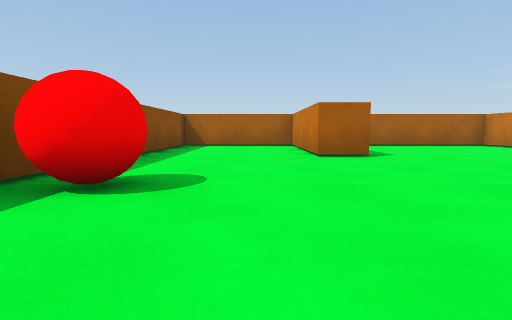
[1] (above)

21 first-person views from a walk through a scene from a Unity 3-D project. The camera is 0.51 m above the floor, tilts 6° down and sees 85° across. The floor is counted in squares, 1 m on a side. Each view is taken from the middle of a square. On the plan, view 1 faces up. The plan holds only what a view shows up to about 9 squares ahead; the rest is blank.

[2]
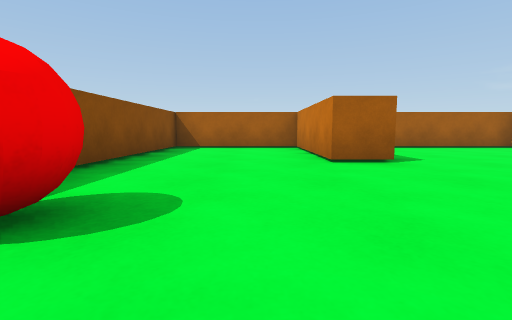

[3]
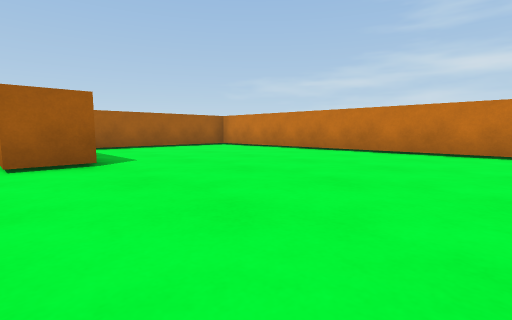

[4]
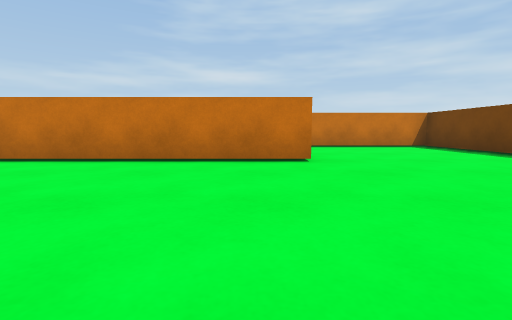

[5]
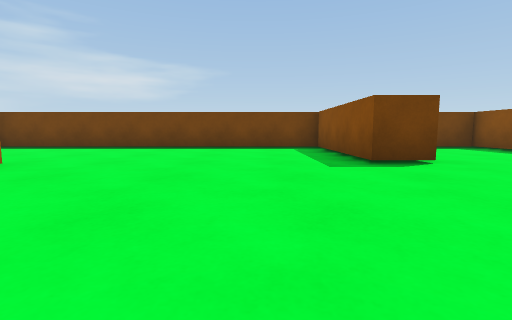

[6]
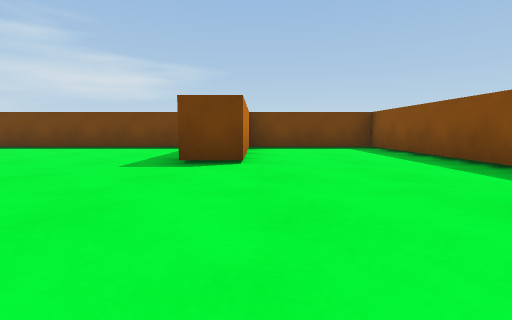

[7]
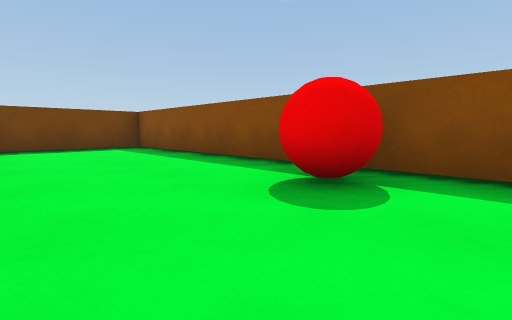

[8]
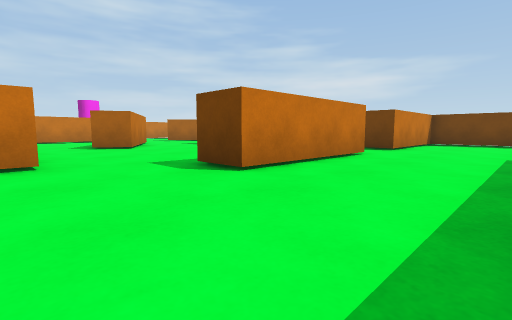

[9]
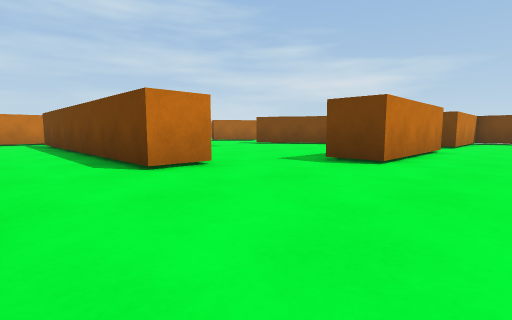

[10]
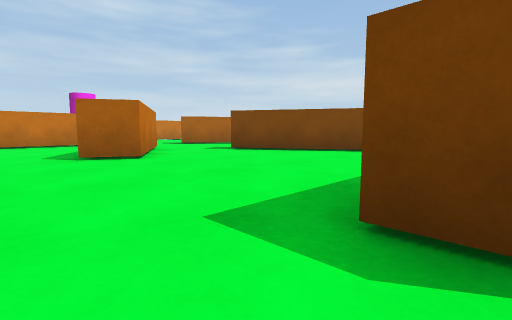

[11]
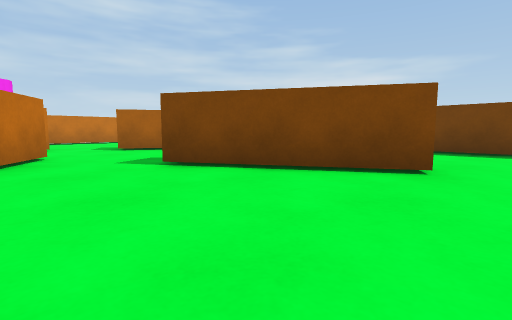

[12]
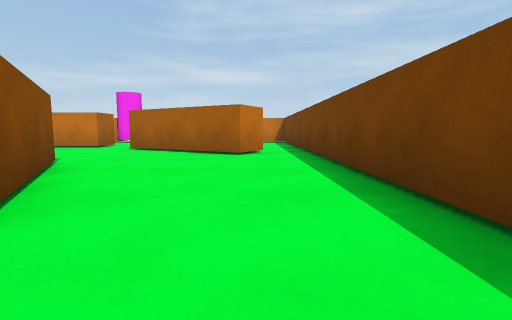

[13]
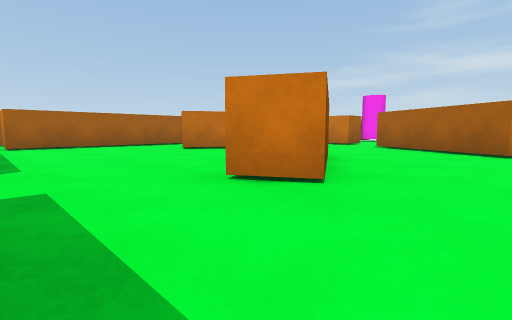

[14]
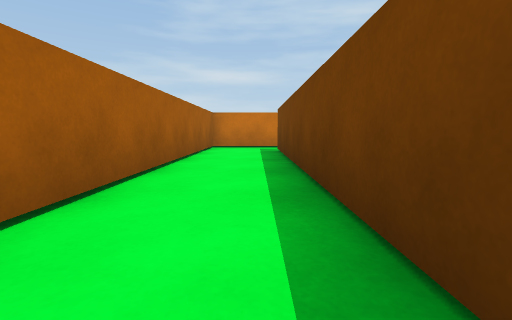

[15]
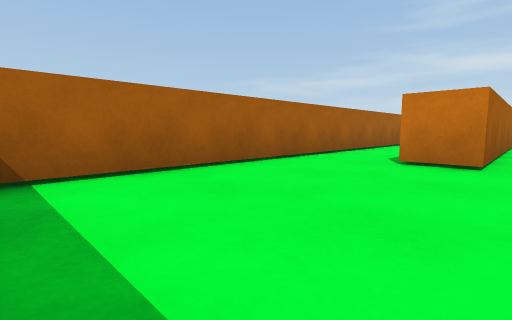

[16]
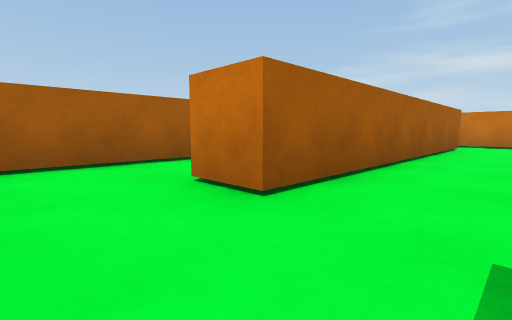

[17]
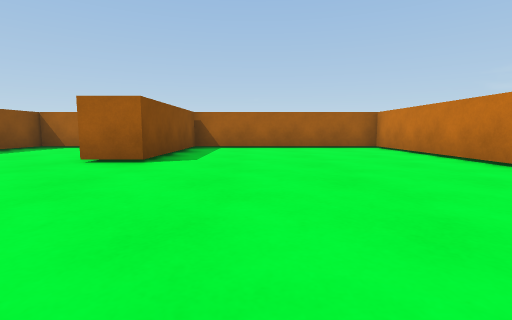

[18]
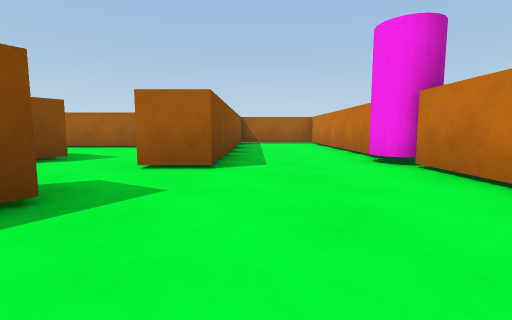

[19]
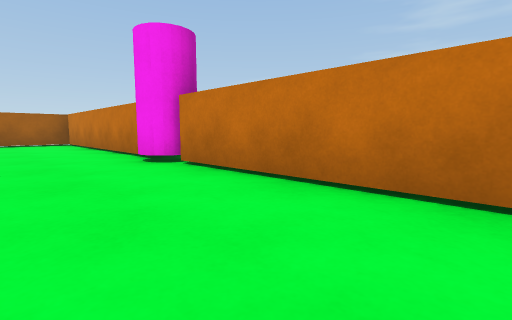

[20]
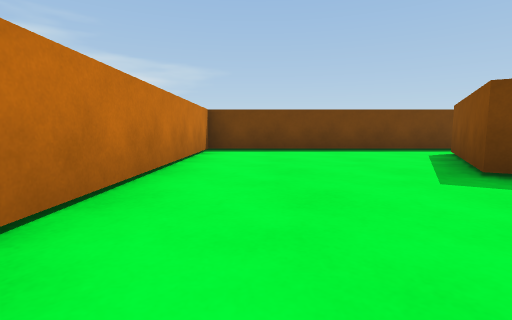

[21]
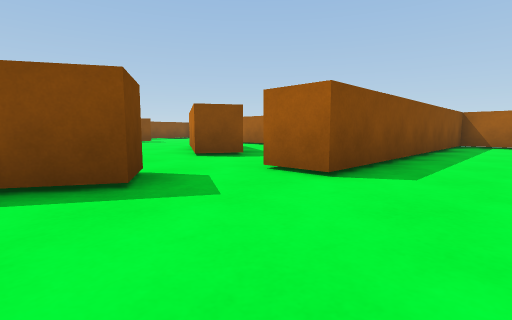

### Floor plan
Ten units are one square. View 1 is at (0, 0); x grows to the right and y downward. Boxes are objects, and circles mark ways between rooms. Rooms are numbered by the first view taken in them; rooms with no view inside come last. Other rooms are left out.
<svg viewBox="-30 -98 300 145">
<path fill="none" stroke="#000" d="M76 0 76 -93 22 -93 22 -54 12 -54 12 -93 -24 -93 -24 -32M116 -10 116 -46 126 -46M135 -64 135 -74 211 -74M12 32 12 3 22 3 22 42 116 42 116 7M-24 -12 -24 42 12 42M224 -76 224 -93 91 -93M184 -2 153 16 148 7 179 -11M207 -30 201 -21 170 -39 176 -48M224 -17 224 -76M198 27 216 -4 225 1M116 7 124 7M213 -64 135 -64M142 42 204 42M225 1 207 32M262 -35 262 -86M204 42 262 42 262 -16M256 -93 234 -93 234 -17 224 -17"/>
<rect x="-25" y="-35" width="20" height="20" fill="#bbb"><title>red ball</title></rect>
<rect x="255" y="-35" width="10" height="20" fill="#bbb"><title>pink cylinder</title></rect>
<circle cx="120" cy="-5" r="3" fill="#2a7"/>
<circle cx="135" cy="-55" r="3" fill="#2a7"/>
<circle cx="220" cy="-70" r="3" fill="#2a7"/>
<circle cx="230" cy="-10" r="3" fill="#2a7"/>
<text x="60" y="-40">1</text>
<text x="170" y="-20">2</text>
<text x="240" y="-20">3</text>
</svg>
Room 1 opens to room 2. Room 2 opens to room 3.

Where each view was taken, in squares from view 1:
view 1: 0 up, 0 right, facing up
view 2: 1 up, 0 right, facing up
view 3: 1 up, 1 right, facing up-right
view 4: 1 up, 3 right, facing right
view 5: 4 up, 4 right, facing down
view 6: 4 up, 1 right, facing down
view 7: 4 up, 1 right, facing down-left
view 8: 7 up, 9 right, facing down-right
view 9: 9 up, 10 right, facing down-right
view 10: 6 up, 12 right, facing down-right
view 11: 3 up, 14 right, facing down-right
view 12: 3 down, 14 right, facing right
view 13: 3 down, 13 right, facing up-right
view 14: 8 up, 14 right, facing right
view 15: 6 up, 9 right, facing up-right
view 16: 5 up, 12 right, facing up-right
view 17: 1 up, 4 right, facing up
view 18: 2 down, 24 right, facing up
view 19: 2 down, 24 right, facing up-right
view 20: 3 up, 25 right, facing down
view 21: 1 down, 25 right, facing up-left
